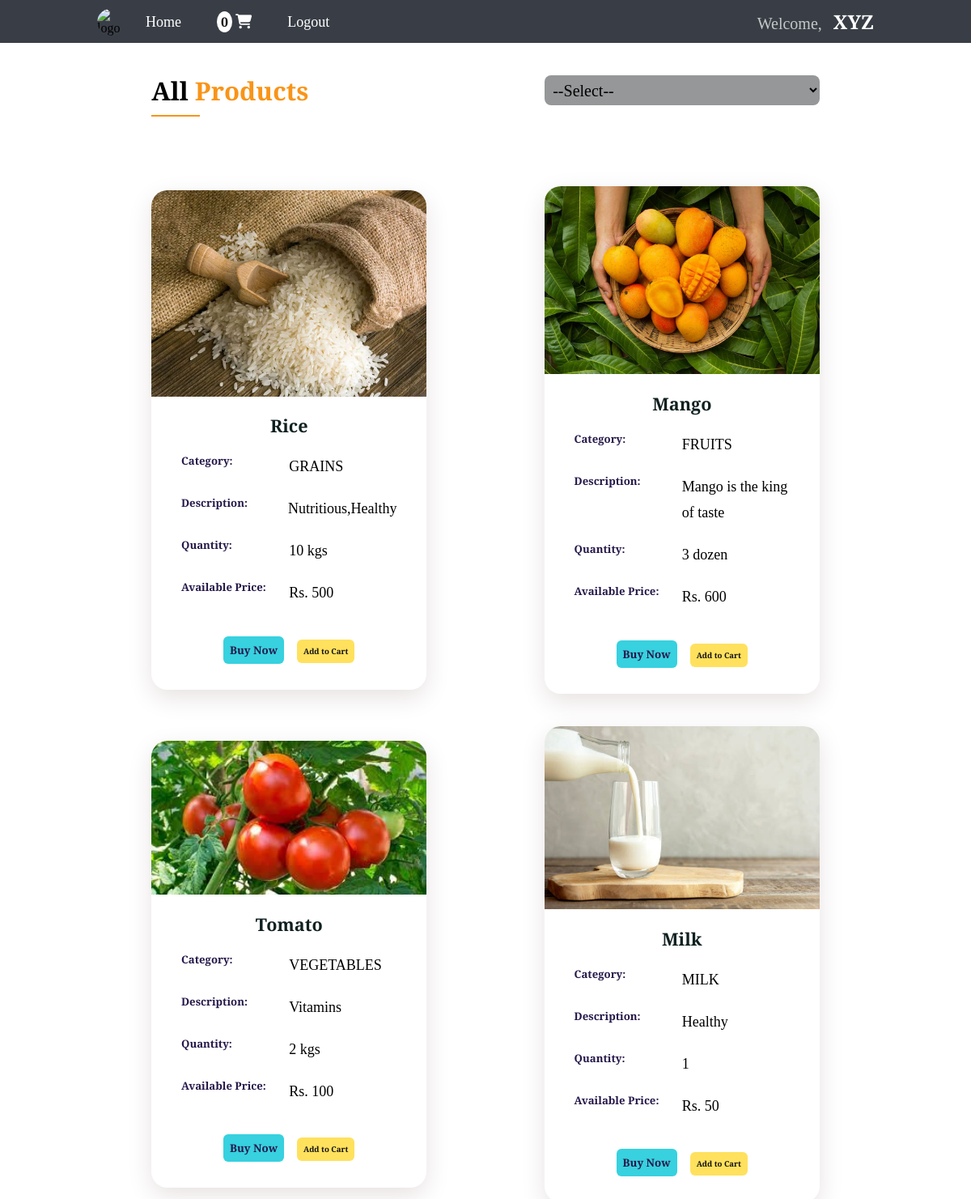
Screenshot of /users/customer_dash.php (signed in) with the database file from the repository.
### tables this page shows
CREATE TABLE `products` (
  `id` int(11) NOT NULL,
  `farmer_id` int(11) NOT NULL,
  `category` enum('grains','fruits','vegetables','milk') NOT NULL,
  `pname` varchar(255) NOT NULL,
  `pdesc` varchar(255) NOT NULL,
  `pquantype` enum('dozen','kgs','ltr','') NOT NULL,
  `pquan` int(20) NOT NULL,
  `pprice` bigint(50) NOT NULL,
  `pimage` text NOT NULL
);

### users/customer_dash.php (the view, shortened to what this page needs)
<?php
include('../conn.php');
$name = $_SESSION['user_info']['name'];
$uid = $_SESSION['user_info']['id'];
?>
<!DOCTYPE html>
<html lang="en">
<head>
    <link rel="stylesheet" href="https://unpkg.com/aos@next/dist/aos.css" />
</head>
<body>
    <div class="wrapper">
        <div class="header" id="navbar">
            <nav class="navbar">
                <div class="logo">
                    <img src="https://media.istockphoto.com/id/1254633533/vector/agriculture-logo-icon-sign-or-symbol-leaf-farm-nature-ecology.jpg?s=612x612&w=0&k=20&c=zBBvYEnW3LmqX5C-QcvYtNr9z9WuE5p8y5K63ERspfE=" alt="logo">
                </div>
                <ul class="lists">
                    <li class="nav-list-item"><a href="../index.php">Home</a></li>
                    <li class="nav-list-item">
                        <?php
                        $sql = "SELECT COUNT(id) FROM `cart` WHERE uid = '$uid';";
                        $result = mysqli_query($conn, $sql);
                        $row = mysqli_fetch_assoc($result);
                        $count = $row['COUNT(id)'];
                        ?>
                        <span><?php echo $count; ?></span>
                        <a href="mycart.php">
                            <i class="fa-solid fa-cart-shopping"></i>
                        </a>
                    </li>
                    <li class="nav-list-item"><a href="logout.php">Logout</a></li>
                </ul>
                <div class="cart">
                    <span>Welcome,</span>
                    <h2><?php echo $name; ?></h2>
                </div>
            </nav>
        </div>
        <div class="container">
            <div class="products" data-aos="fade-up" data-aos-duration="2000">
                <div class="heading">
                    <h2 class="title">All <span>Products</span></h2>
                    <select name="order" id="oder">
                        <option value="0">--Select--</option>
                    </select>
                </div>
                <div class="products-cont">
                    <div class="row">
                        <?php
                        $sql = "SELECT * FROM products ORDER BY ID ASC;";
                        $result = mysqli_query($conn, $sql);
                        if (mysqli_num_rows($result) > 0) {
                            while ($row = mysqli_fetch_assoc($result)) {
                        ?>
                                <div class="col-md-3">
                                    <div class="image">
                                        <img src="../images/<?php echo $row['pimage']; ?>" alt="">
                                    </div>
                                    <div class="content">
                                        <div class="pname">
                                            <?php echo $row['pname']; ?>
                                        </div>
                                        <div class="group">
                                            <p>Category: </p>
                                            <span><?php echo strtoupper(substr($row['category'], 0)) ?></span>
                                        </div>
                                        <div class="group">
                                            <p>Description: </p>
                                            <span><?php echo $row['pdesc']; ?></span>
                                        </div>
                                        <div class="group">
                                            <p>Quantity: </p>
                                            <span><?php echo $row['pquan'] . "  " . $row['pquantype']; ?></span>
                                        </div>
                                        <div class="group">
                                            <p>Available Price: </p>
                                            <span>Rs. <?php echo number_format($row['pprice']); ?></span>
                                        </div>
                                    </div>
                                    <div class="buttons">
                                        <button type="button" class="buyBtn">Buy Now</button>
                                        <a href="customer_dash.php?card_id=<?php echo $row['id']; ?>" type="button" class="cartBtn">Add to Cart</a>
                                    </div>
                                </div>
                        <?php
                            }
                        }
                        ?>
                    </div>
                </div>
            </div>
        </div>
    </div>
</body>
</html>

### rows the page displays
products: pimage (picture), pname "Rice", category "GRAINS", pdesc "Nutritious,Healthy", pquan "10", pquantype "kgs", pprice "500"
products: pimage (picture), pname "Mango", category "FRUITS", pdesc "Mango is the king of taste", pquan "3", pquantype "dozen", pprice "600"
products: pimage (picture), pname "Tomato", category "VEGETABLES", pdesc "Vitamins", pquan "2", pquantype "kgs", pprice "100"
products: pimage (picture), pname "Milk", category "MILK", pdesc "Healthy", pquan "1", pprice "50"

### other values shown
$count "0"
$name "XYZ"
